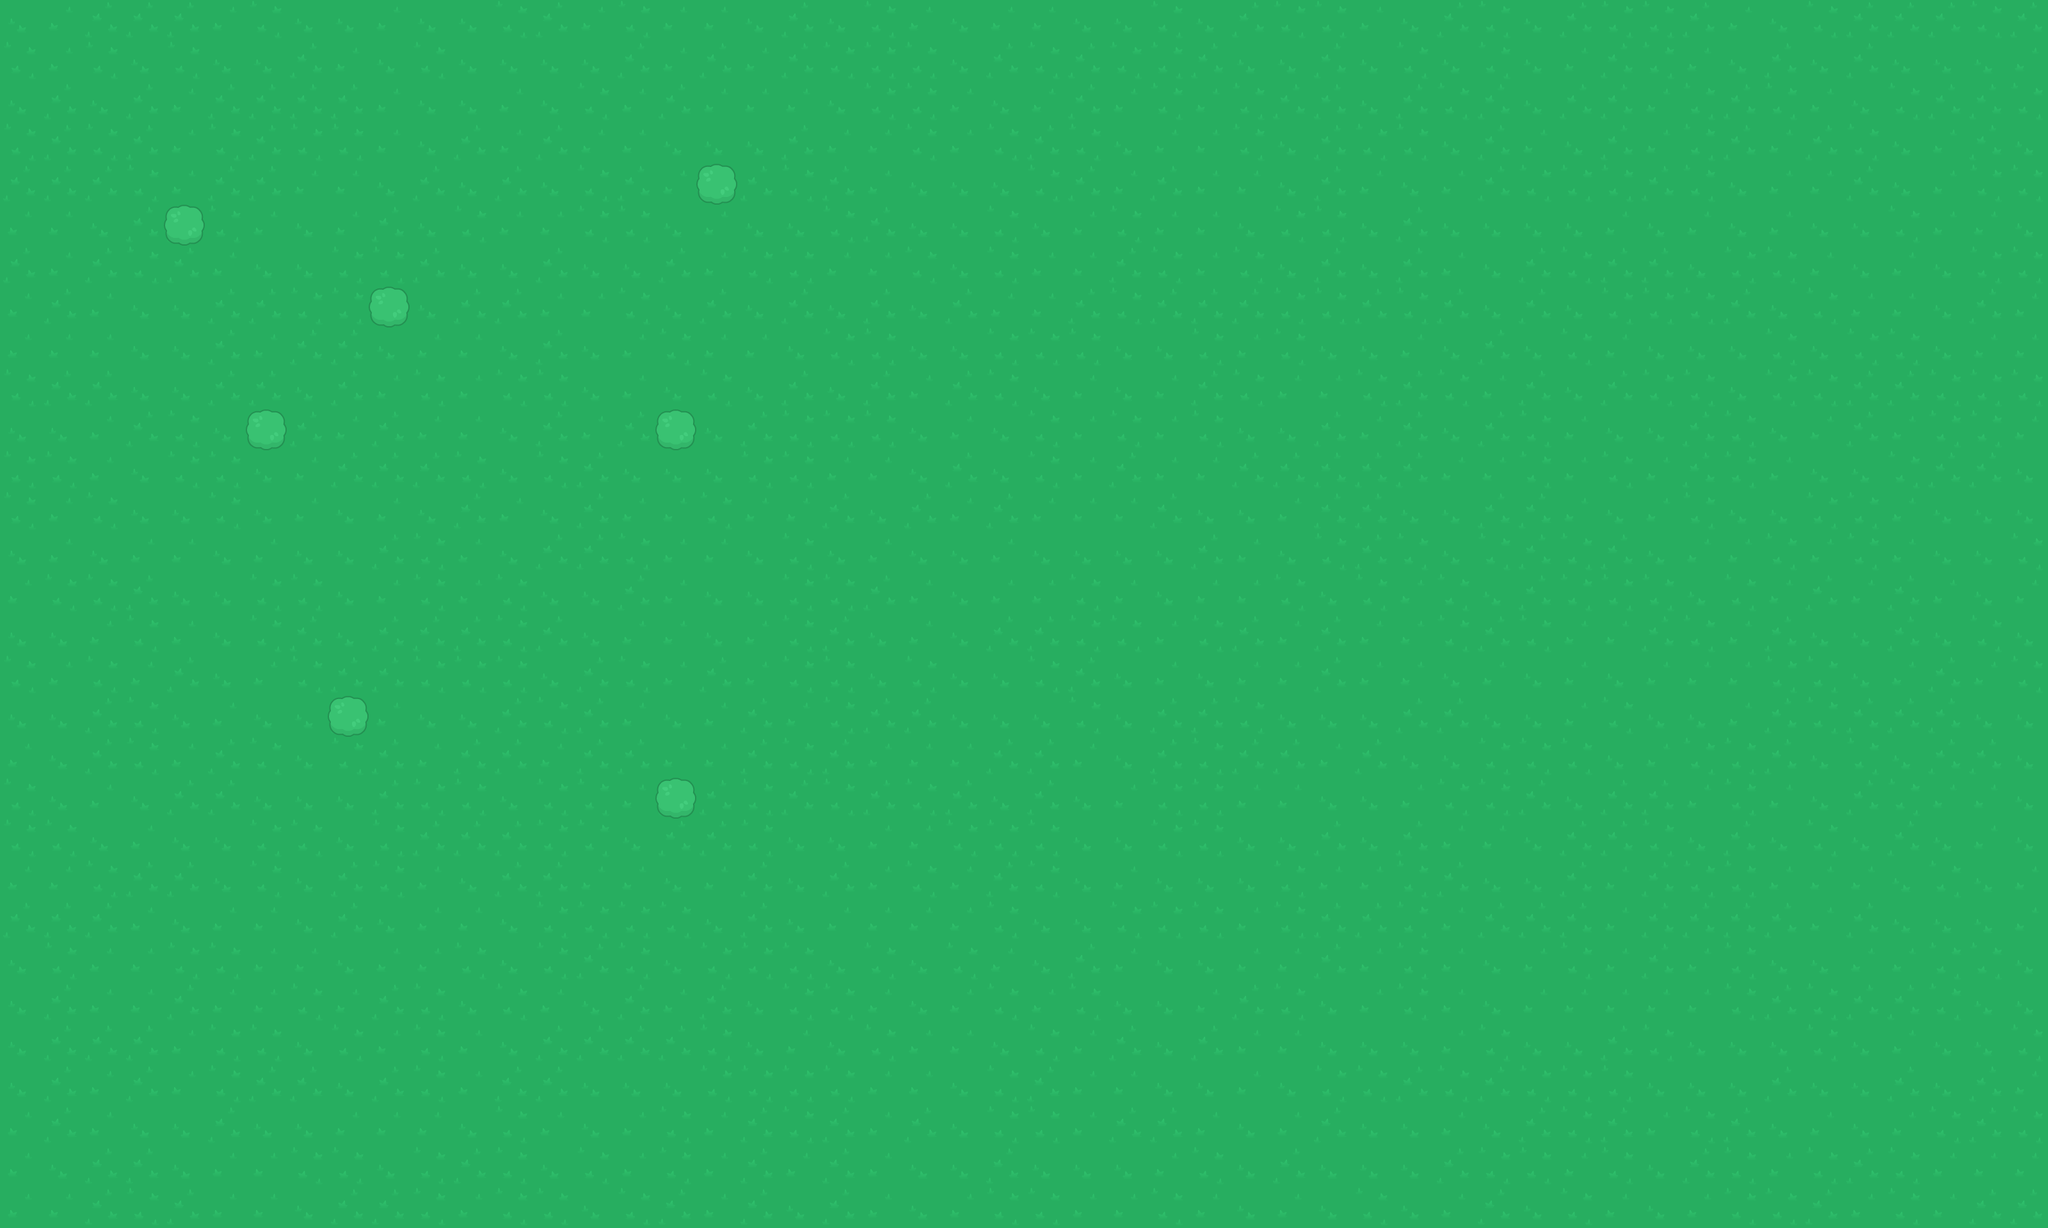

This game map was drawn from its Tiled (.tmx) file and the tilesets committed beside it. A one-line description and the full map source follow:
An orthogonal 50x30 tile map with 64x64 px tiles, 2 tile layers (Ground, Trees).

<map version="1.9" tiledversion="1.9.2" orientation="orthogonal" renderorder="right-down" width="50" height="30" tilewidth="64" tileheight="64" infinite="0" nextlayerid="3" nextobjectid="1">
 <tileset firstgid="1" source="../Tuiles.tsx" />
 <layer id="1" name="Ground" width="50" height="30">
  <data encoding="csv">
4,3,1,1,1,3,2,4,4,3,4,4,2,1,3,2,3,3,4,1,4,2,3,4,3,3,4,4,2,4,1,2,2,3,4,1,2,4,1,2,2,1,3,4,2,1,1,1,2,1,
2,3,2,4,2,4,4,1,3,4,2,4,4,4,4,1,3,1,3,1,2,2,2,4,1,2,1,2,2,1,4,4,1,4,2,4,2,4,3,1,2,3,4,1,4,1,4,4,4,3,
4,1,4,1,3,1,1,1,1,3,4,4,3,4,2,3,1,3,3,3,4,2,2,3,4,3,1,3,2,3,2,1,1,4,1,2,1,4,1,1,3,2,1,2,3,4,2,1,1,2,
2,1,2,1,3,2,1,2,2,3,4,1,3,1,3,3,4,4,4,1,3,3,2,3,2,1,2,4,3,3,2,4,1,2,2,4,1,3,4,1,3,2,1,3,1,2,4,3,1,4,
1,1,1,2,3,1,1,3,3,4,1,4,1,4,2,1,3,1,1,2,1,3,4,4,4,2,1,3,1,3,3,4,1,3,4,3,1,2,2,2,1,2,4,3,3,1,4,3,2,2,
3,3,4,1,1,2,3,4,3,1,4,2,3,3,2,2,4,3,4,4,2,1,4,4,2,4,3,2,3,3,4,2,2,4,1,4,4,4,4,3,4,3,4,3,4,4,2,3,3,4,
1,3,1,2,1,3,4,4,2,2,1,4,4,1,4,4,1,3,2,2,3,3,2,4,2,3,3,1,2,3,2,4,1,4,1,3,4,1,2,1,1,4,2,2,3,4,3,4,2,2,
3,1,3,4,4,1,1,2,2,3,4,1,1,3,3,2,4,1,4,1,4,1,4,1,3,3,1,2,1,1,1,2,2,1,2,1,4,1,4,2,2,2,1,4,2,3,3,4,1,3,
3,3,3,4,4,1,3,1,1,4,3,3,4,1,4,3,2,3,3,4,2,2,4,4,2,2,2,4,4,2,3,2,4,4,3,4,1,4,2,3,4,4,4,2,4,2,2,4,3,3,
2,1,1,4,4,1,1,4,1,3,2,3,2,2,4,3,4,2,4,1,4,1,3,1,2,4,3,4,3,1,2,3,3,2,1,2,3,1,4,1,2,2,4,2,2,1,1,2,2,2,
4,4,3,1,2,4,4,1,3,1,3,3,4,1,3,1,3,4,1,2,2,2,4,3,4,2,3,2,3,2,4,4,1,3,1,4,1,2,3,4,4,1,2,4,3,1,3,2,2,3,
2,2,3,4,2,2,4,3,1,1,1,2,4,2,1,4,4,4,2,2,3,3,4,1,4,2,3,1,3,3,1,1,1,1,1,3,3,2,3,2,3,1,2,3,4,4,2,1,1,4,
2,3,2,4,4,2,4,3,4,3,4,1,3,4,1,3,3,2,3,3,1,4,1,3,1,3,3,3,1,4,4,3,1,1,4,4,1,1,3,4,3,2,4,4,2,2,3,4,4,4,
4,3,4,3,3,4,3,4,4,1,2,3,4,1,1,2,3,3,4,2,4,3,4,4,3,4,4,4,4,1,3,4,2,1,2,4,2,1,2,1,4,3,3,2,3,2,3,4,4,2,
3,2,2,1,4,4,2,2,4,3,2,3,2,4,4,1,3,4,4,2,2,1,3,4,3,3,2,3,4,3,3,2,4,2,3,2,4,1,2,2,2,4,2,3,1,3,1,3,4,3,
4,4,3,2,3,4,2,1,4,1,1,1,2,1,4,3,3,4,3,2,1,4,3,4,1,1,2,2,3,2,1,3,1,3,3,2,1,2,3,3,1,2,3,1,4,4,1,4,2,4,
2,3,2,3,1,4,3,2,1,1,2,2,2,4,1,2,3,1,3,2,2,4,2,4,4,2,1,4,3,4,3,3,1,3,3,4,3,4,3,4,3,3,3,2,2,4,3,1,3,2,
4,4,1,2,4,3,4,4,1,3,4,4,1,2,1,3,4,3,1,3,2,1,1,4,4,4,2,4,1,1,2,4,4,4,1,1,4,4,3,2,4,4,3,1,2,1,1,1,4,4,
3,4,1,2,3,1,2,4,2,1,3,1,1,3,1,1,3,3,1,2,1,3,3,3,1,1,3,4,1,2,1,1,3,1,4,4,2,2,2,4,3,2,2,1,4,2,4,1,1,4,
2,4,3,4,1,1,4,4,4,1,2,2,4,2,2,3,1,1,2,1,2,1,2,1,4,1,4,3,2,2,3,3,4,4,3,2,2,1,4,1,1,3,2,3,4,1,2,3,3,4,
2,2,4,3,4,4,2,2,4,2,1,1,1,2,2,4,1,1,2,4,4,3,3,2,2,2,4,4,2,2,4,4,1,4,1,3,3,4,1,1,2,4,1,4,2,4,1,4,3,4,
3,3,2,1,1,4,2,4,1,2,3,4,1,1,3,3,4,3,1,4,1,3,2,3,1,2,4,3,4,4,4,2,3,3,2,1,4,4,1,3,1,2,2,3,3,3,4,2,4,3,
1,1,1,3,4,3,3,4,1,4,3,3,4,2,2,2,2,4,1,4,3,3,3,3,2,4,4,2,2,2,3,2,1,1,2,3,1,1,1,3,1,1,1,1,3,1,4,4,4,3,
4,2,3,3,2,2,3,3,4,3,3,2,4,2,1,2,4,2,2,2,4,2,4,2,3,4,1,3,4,4,3,3,1,3,2,3,4,3,2,3,1,3,2,4,4,3,3,2,2,4,
4,1,3,3,1,3,3,2,3,1,2,4,2,3,4,1,3,1,4,2,2,3,4,3,2,3,2,4,4,3,1,2,4,3,2,3,4,3,3,3,3,3,2,1,2,1,1,2,4,4,
4,1,1,1,3,2,2,4,2,3,2,3,4,1,1,1,1,2,4,3,4,2,3,3,4,2,3,1,4,1,3,3,4,4,4,3,2,4,4,1,2,4,4,4,2,4,3,4,4,2,
4,1,3,1,3,2,1,1,4,1,2,3,1,1,4,4,4,2,2,2,2,3,3,4,2,1,3,3,4,4,3,4,2,2,1,2,1,2,2,2,4,4,4,1,4,4,1,4,1,3,
3,1,3,4,4,1,4,4,3,3,3,4,2,3,4,3,2,3,1,2,1,3,1,4,2,2,3,1,1,3,4,3,1,4,4,3,4,1,2,1,3,2,1,4,3,4,3,2,1,2,
3,4,1,1,4,3,3,2,2,4,2,1,2,4,2,3,2,3,1,3,1,3,4,4,1,4,4,4,3,2,4,1,4,4,4,1,2,2,3,2,4,1,2,3,2,1,2,3,3,3,
3,3,1,2,1,3,3,4,1,1,2,3,2,2,4,2,1,3,1,4,1,3,4,3,2,2,3,3,2,3,4,3,4,2,4,3,1,4,2,3,4,3,2,2,1,3,2,3,1,1
</data>
 </layer>
 <layer id="2" name="Trees" width="50" height="30">
  <data encoding="csv">
0,0,0,0,0,0,0,0,0,0,0,0,0,0,0,0,0,0,0,0,0,0,0,0,0,0,0,0,0,0,0,0,0,0,0,0,0,0,0,0,0,0,0,0,0,0,0,0,0,0,
0,0,0,0,0,0,0,0,0,0,0,0,0,0,0,0,0,0,0,0,0,0,0,0,0,0,0,0,0,0,0,0,0,0,0,0,0,0,0,0,0,0,0,0,0,0,0,0,0,0,
0,0,0,0,0,0,0,0,0,0,0,0,0,0,0,0,0,0,0,0,0,0,0,0,0,0,0,0,0,0,0,0,0,0,0,0,0,0,0,0,0,0,0,0,0,0,0,0,0,0,
0,0,0,0,0,0,0,0,0,0,0,0,0,0,0,0,0,0,0,0,0,0,0,0,0,0,0,0,0,0,0,0,0,0,0,0,0,0,0,0,0,0,0,0,0,0,0,0,0,0,
0,0,0,0,0,0,0,0,0,0,0,0,0,0,0,0,0,183,0,0,0,0,0,0,0,0,0,0,0,0,0,0,0,0,0,0,0,0,0,0,0,0,0,0,0,0,0,0,0,0,
0,0,0,0,183,0,0,0,0,0,0,0,0,0,0,0,0,0,0,0,0,0,0,0,0,0,0,0,0,0,0,0,0,0,0,0,0,0,0,0,0,0,0,0,0,0,0,0,0,0,
0,0,0,0,0,0,0,0,0,0,0,0,0,0,0,0,0,0,0,0,0,0,0,0,0,0,0,0,0,0,0,0,0,0,0,0,0,0,0,0,0,0,0,0,0,0,0,0,0,0,
0,0,0,0,0,0,0,0,0,183,0,0,0,0,0,0,0,0,0,0,0,0,0,0,0,0,0,0,0,0,0,0,0,0,0,0,0,0,0,0,0,0,0,0,0,0,0,0,0,0,
0,0,0,0,0,0,0,0,0,0,0,0,0,0,0,0,0,0,0,0,0,0,0,0,0,0,0,0,0,0,0,0,0,0,0,0,0,0,0,0,0,0,0,0,0,0,0,0,0,0,
0,0,0,0,0,0,0,0,0,0,0,0,0,0,0,0,0,0,0,0,0,0,0,0,0,0,0,0,0,0,0,0,0,0,0,0,0,0,0,0,0,0,0,0,0,0,0,0,0,0,
0,0,0,0,0,0,183,0,0,0,0,0,0,0,0,0,183,0,0,0,0,0,0,0,0,0,0,0,0,0,0,0,0,0,0,0,0,0,0,0,0,0,0,0,0,0,0,0,0,0,
0,0,0,0,0,0,0,0,0,0,0,0,0,0,0,0,0,0,0,0,0,0,0,0,0,0,0,0,0,0,0,0,0,0,0,0,0,0,0,0,0,0,0,0,0,0,0,0,0,0,
0,0,0,0,0,0,0,0,0,0,0,0,0,0,0,0,0,0,0,0,0,0,0,0,0,0,0,0,0,0,0,0,0,0,0,0,0,0,0,0,0,0,0,0,0,0,0,0,0,0,
0,0,0,0,0,0,0,0,0,0,0,0,0,0,0,0,0,0,0,0,0,0,0,0,0,0,0,0,0,0,0,0,0,0,0,0,0,0,0,0,0,0,0,0,0,0,0,0,0,0,
0,0,0,0,0,0,0,0,0,0,0,0,0,0,0,0,0,0,0,0,0,0,0,0,0,0,0,0,0,0,0,0,0,0,0,0,0,0,0,0,0,0,0,0,0,0,0,0,0,0,
0,0,0,0,0,0,0,0,0,0,0,0,0,0,0,0,0,0,0,0,0,0,0,0,0,0,0,0,0,0,0,0,0,0,0,0,0,0,0,0,0,0,0,0,0,0,0,0,0,0,
0,0,0,0,0,0,0,0,0,0,0,0,0,0,0,0,0,0,0,0,0,0,0,0,0,0,0,0,0,0,0,0,0,0,0,0,0,0,0,0,0,0,0,0,0,0,0,0,0,0,
0,0,0,0,0,0,0,0,183,0,0,0,0,0,0,0,0,0,0,0,0,0,0,0,0,0,0,0,0,0,0,0,0,0,0,0,0,0,0,0,0,0,0,0,0,0,0,0,0,0,
0,0,0,0,0,0,0,0,0,0,0,0,0,0,0,0,0,0,0,0,0,0,0,0,0,0,0,0,0,0,0,0,0,0,0,0,0,0,0,0,0,0,0,0,0,0,0,0,0,0,
0,0,0,0,0,0,0,0,0,0,0,0,0,0,0,0,183,0,0,0,0,0,0,0,0,0,0,0,0,0,0,0,0,0,0,0,0,0,0,0,0,0,0,0,0,0,0,0,0,0,
0,0,0,0,0,0,0,0,0,0,0,0,0,0,0,0,0,0,0,0,0,0,0,0,0,0,0,0,0,0,0,0,0,0,0,0,0,0,0,0,0,0,0,0,0,0,0,0,0,0,
0,0,0,0,0,0,0,0,0,0,0,0,0,0,0,0,0,0,0,0,0,0,0,0,0,0,0,0,0,0,0,0,0,0,0,0,0,0,0,0,0,0,0,0,0,0,0,0,0,0,
0,0,0,0,0,0,0,0,0,0,0,0,0,0,0,0,0,0,0,0,0,0,0,0,0,0,0,0,0,0,0,0,0,0,0,0,0,0,0,0,0,0,0,0,0,0,0,0,0,0,
0,0,0,0,0,0,0,0,0,0,0,0,0,0,0,0,0,0,0,0,0,0,0,0,0,0,0,0,0,0,0,0,0,0,0,0,0,0,0,0,0,0,0,0,0,0,0,0,0,0,
0,0,0,0,0,0,0,0,0,0,0,0,0,0,0,0,0,0,0,0,0,0,0,0,0,0,0,0,0,0,0,0,0,0,0,0,0,0,0,0,0,0,0,0,0,0,0,0,0,0,
0,0,0,0,0,0,0,0,0,0,0,0,0,0,0,0,0,0,0,0,0,0,0,0,0,0,0,0,0,0,0,0,0,0,0,0,0,0,0,0,0,0,0,0,0,0,0,0,0,0,
0,0,0,0,0,0,0,0,0,0,0,0,0,0,0,0,0,0,0,0,0,0,0,0,0,0,0,0,0,0,0,0,0,0,0,0,0,0,0,0,0,0,0,0,0,0,0,0,0,0,
0,0,0,0,0,0,0,0,0,0,0,0,0,0,0,0,0,0,0,0,0,0,0,0,0,0,0,0,0,0,0,0,0,0,0,0,0,0,0,0,0,0,0,0,0,0,0,0,0,0,
0,0,0,0,0,0,0,0,0,0,0,0,0,0,0,0,0,0,0,0,0,0,0,0,0,0,0,0,0,0,0,0,0,0,0,0,0,0,0,0,0,0,0,0,0,0,0,0,0,0,
0,0,0,0,0,0,0,0,0,0,0,0,0,0,0,0,0,0,0,0,0,0,0,0,0,0,0,0,0,0,0,0,0,0,0,0,0,0,0,0,0,0,0,0,0,0,0,0,0,0
</data>
 </layer>
</map>
